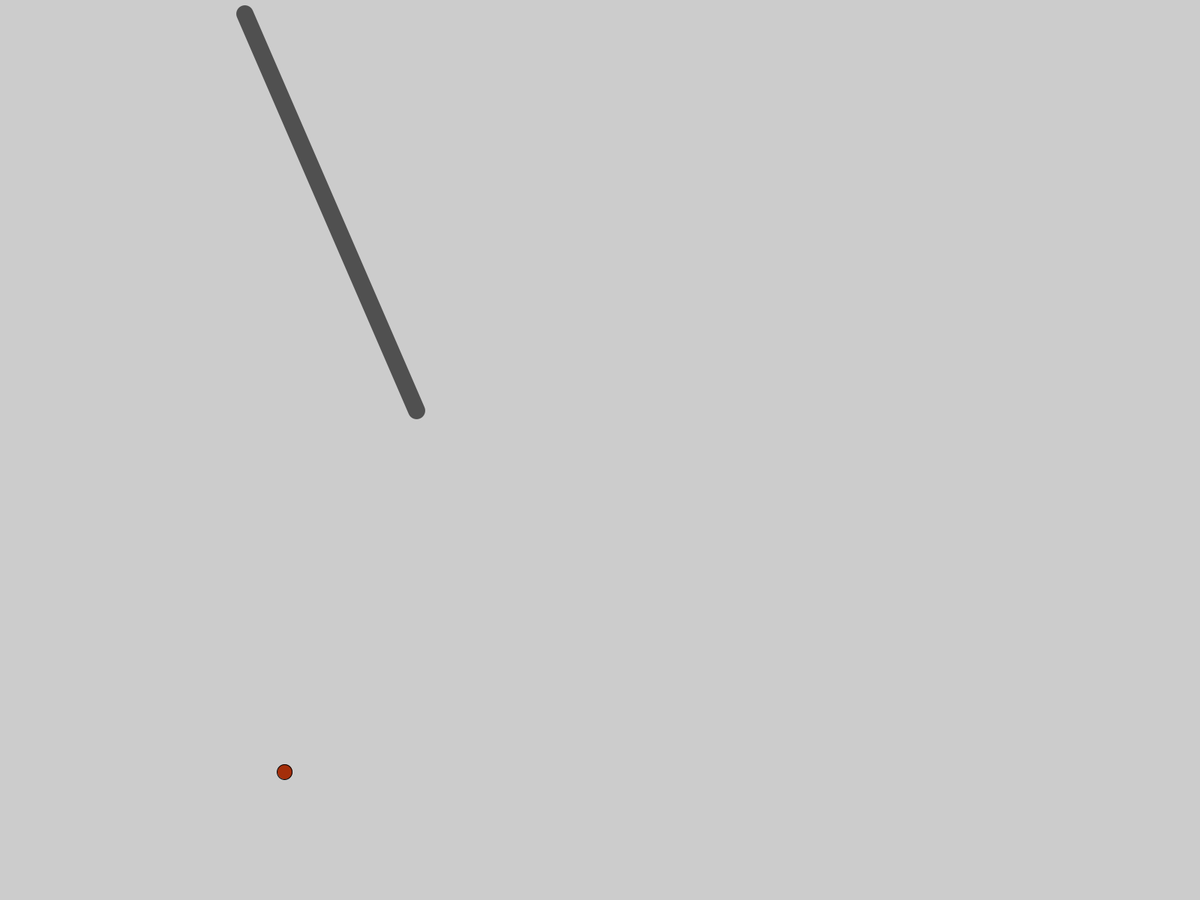
Frame 1 (no input)
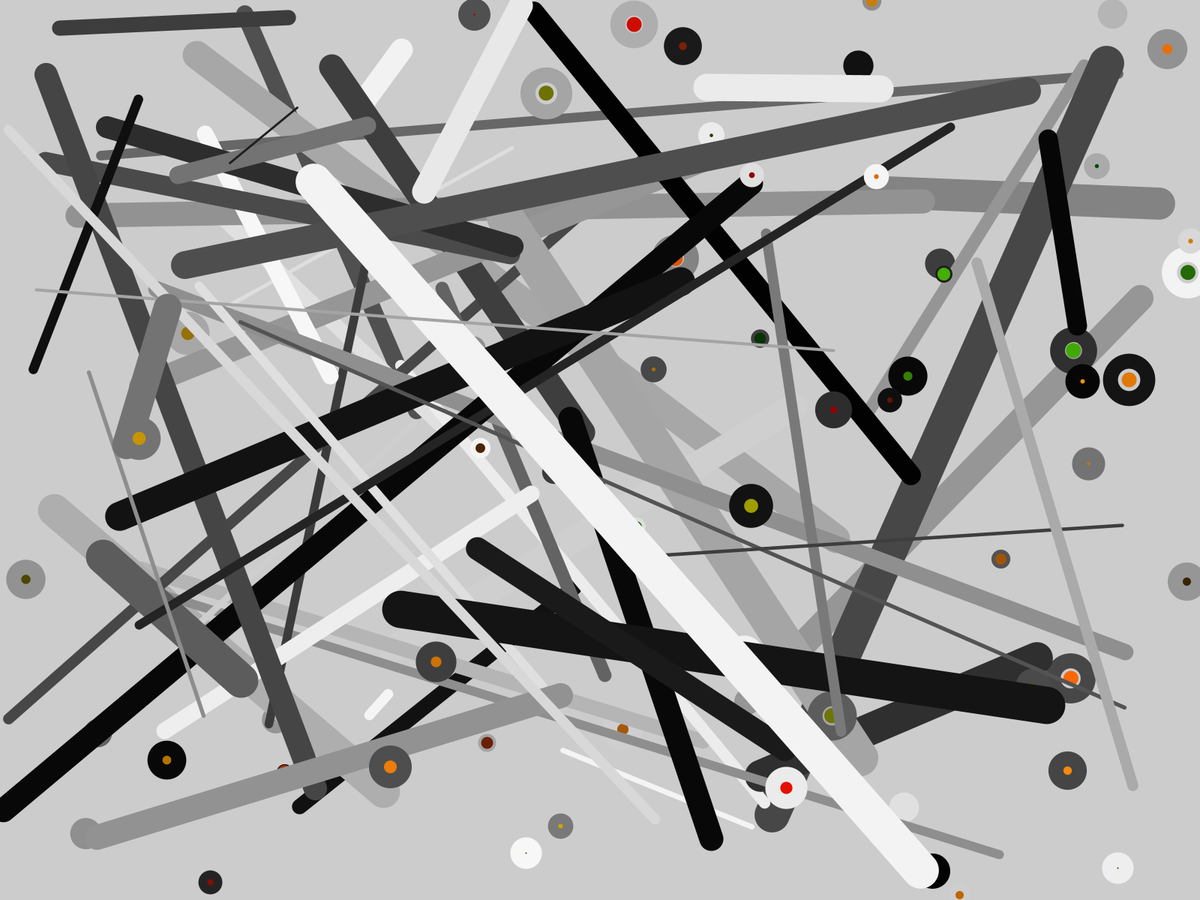
Frame 60 (the mouse pressed at the canvas centre just before this capture)
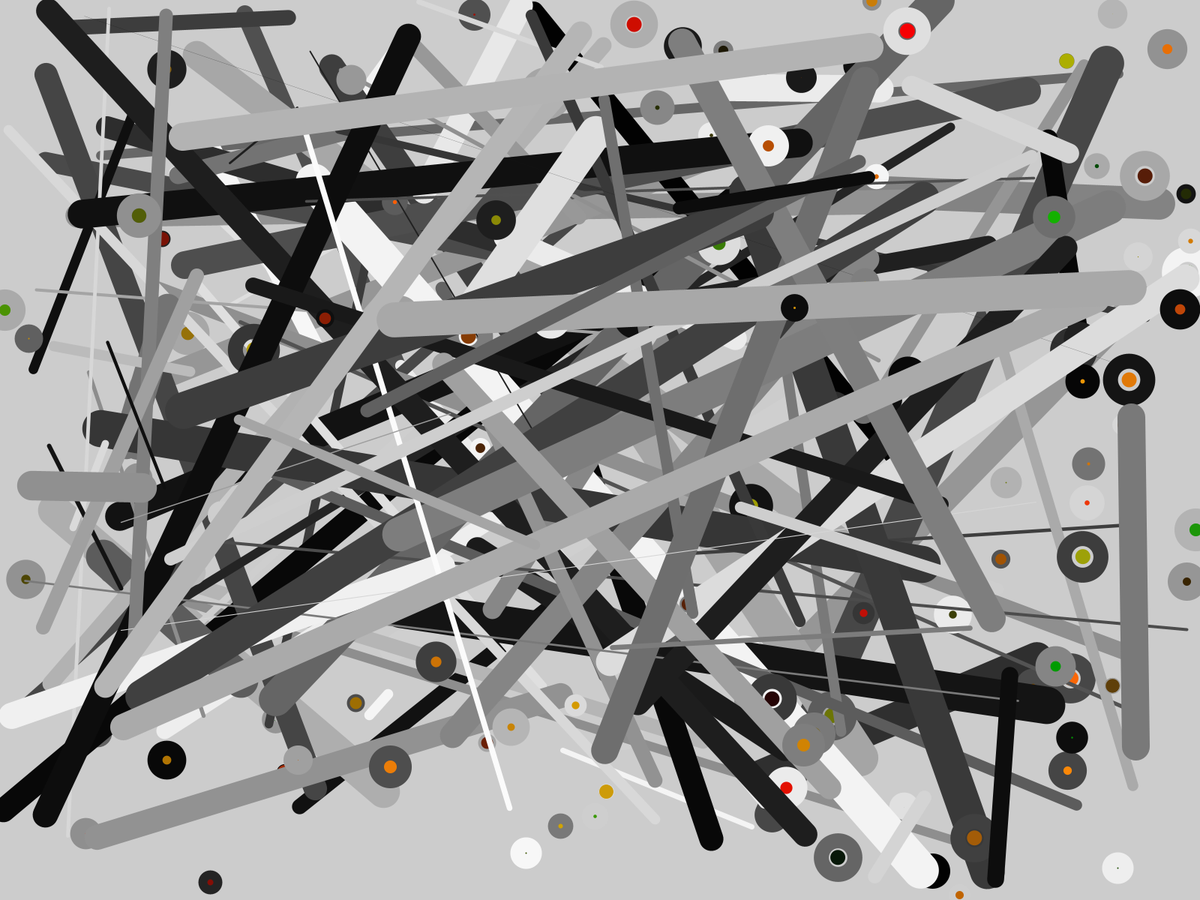
Frame 120 (the mouse held since frame 60 and released just before this capture)

The Processing sketch that drew these frames (run headless with seeded random() and noise(); from frame 60 on, the mouse is pressed at the canvas centre):

// Processing sketch: Week_2_Day_1
// ── Week_2_Day_1.pde
void setup() {
  //size(600,600);
  //fullScreen expands the window to max size
  fullScreen();
}

void draw() {
  //generate random colors
  fill(random(255),random(178),random(10));
  //random location of a circle
  ellipse(random(width),random(height),20,20);
  //when randomizing a certain range, add the number to itself
  //EX: random(10+10); range= 10-20
  stroke(random(255)); //random stroke
  strokeWeight(random(50)); //random strokeWeight
  //draw a random line
  fill(random(201), random(79), random(36));
  line(random(width), random(height), random(width), random(height));
}
